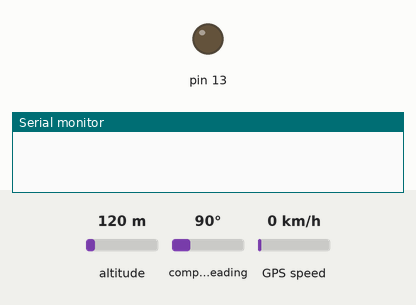
Simulated run of this sketch. Board: Arduino Mega 2560, built with avr-gcc and run on an emulated ATmega2560. Shown: output pins drawn as LEDs (lit = HIGH), the last lines printed to the serial monitor. The test bench sets the inputs (shaded band); at power-on: altitude 120 m, compass heading 90°, GPS speed 0 km/h. The GPS gets a fix after 3 s at 37.7749, -122.4194 with 8 satellites.

Above: at 2.5 s.
At 4.2 s:
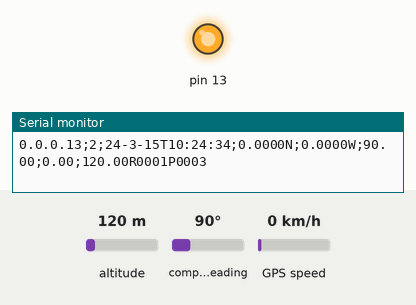
Timing chart, 0 to 6.2 s (numbered marks = the images above):
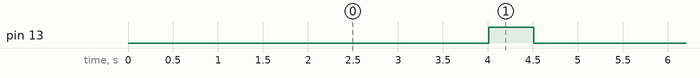

The sketch:

cargo_simulator.ino
```cpp
// Cargo Data Simulator
// Description: Send GPS position data and other relevant sensor ("dummy") data to simulate real cargo data in motion
// Author: Faizal Mansor
// Date: 2015-10-07

#include <Adafruit_GPS.h>

// You should make the following connections with the Due and GPS module:
// GPS power pin to Arduino Due 3.3V output.
// GPS ground pin to Arduino Due ground.
// For hardware serial 1 (recommended):
//   GPS TX to Arduino Due Serial1 RX pin 19
//   GPS RX to Arduino Due Serial1 TX pin 18
#define mySerial Serial1

Adafruit_GPS GPS(&mySerial);


// Set GPSECHO to 'false' to turn off echoing the GPS data to the Serial console
// Set to 'true' if you want to debug and listen to the raw GPS sentences.
#define GPSECHO  true

// this keeps track of whether we're using the interrupt
// off by default!
boolean usingInterrupt = false;
void useInterrupt(boolean); // Func prototype keeps Arduino 0023 happy

//***********************************************
// convert NMEA GPS Format to Std decimal Format
//***********************************************
int degLatInt, degLongInt;
float minLatFloat, minLongFloat, decLat, decLong; //googleMapsLat, googleMapsLong;
char* lat_str = new char[10];
char* long_str = new char[10];
char degLatString[5], degLongString[5];

char *dtostrf (double val, signed char width, unsigned char prec, char *sout) {
  char fmt[20];
  sprintf(fmt, "%%%d.%df", width, prec);
  sprintf(sout, fmt, val);
  return sout;
}

void setup() {
  pinMode(13, OUTPUT);
  // connect at 115200 so we can read the GPS fast enough and echo without dropping chars
  // also spit it out
  Serial.begin(19200);

  // 9600 NMEA is the default baud rate for Adafruit MTK GPS's- some use 4800
  GPS.begin(9600);
  mySerial.begin(9600);

  // uncomment this line to turn on RMC (recommended minimum) and GGA (fix data) including altitude
  GPS.sendCommand(PMTK_SET_NMEA_OUTPUT_RMCGGA);
  // uncomment this line to turn on only the "minimum recommended" data
  //GPS.sendCommand(PMTK_SET_NMEA_OUTPUT_RMCONLY);
  // For parsing data, we don't suggest using anything but either RMC only or RMC+GGA since
  // the parser doesn't care about other sentences at this time

  // Set the update rate
  GPS.sendCommand(PMTK_SET_NMEA_UPDATE_1HZ);   // 1 Hz update rate
  // For the parsing code to work nicely and have time to sort thru the data, and
  // print it out we don't suggest using anything higher than 1 Hz

  // Request updates on antenna status, comment out to keep quiet
  GPS.sendCommand(PGCMD_ANTENNA);

  // the nice thing about this code is you can have a timer0 interrupt go off
  // every 1 millisecond, and read data from the GPS for you. that makes the
  // loop code a heck of a lot easier!

#ifdef __arm__
  usingInterrupt = false;  //NOTE - we don't want to use interrupts on the Due
#else
  useInterrupt(true);
#endif

  delay(1000);
  // Ask for firmware version
  // mySerial.println(PMTK_Q_RELEASE);
}

#ifdef __AVR__
// Interrupt is called once a millisecond, looks for any new GPS data, and stores it
SIGNAL(TIMER0_COMPA_vect) {
  char c = GPS.read();
  // if you want to debug, this is a good time to do it!
#ifdef UDR0
  if (GPSECHO)
    if (c) UDR0 = c;
    // writing direct to UDR0 is much much faster than Serial.print
    // but only one character can be written at a time.
#endif

}
void useInterrupt(boolean v) {
  if (v) {
    // Timer0 is already used for millis() - we'll just interrupt somewhere
    // in the middle and call the "Compare A" function above
    OCR0A = 0xAF;
    TIMSK0 |= _BV(OCIE0A);
    usingInterrupt = true;
  } else {
    // do not call the interrupt function COMPA anymore
    TIMSK0 &= ~_BV(OCIE0A);
    usingInterrupt = false;
  }
}
#endif //#ifdef__AVR__

uint32_t timer = millis();
const String TRANSPORTER_ID = "R0001";
const String TRIP_ID = "P0003";

void loop() {
  // in case you are not using the interrupt above, you'll
  // need to 'hand query' the GPS, not suggested :(
  if (! usingInterrupt) {
    // read data from the GPS in the 'main loop'
    char c = GPS.read();
    // if you want to debug, this is a good time to do it!
    //if (GPSECHO)
      //if (c) Serial.print(c);
  }

  // if a sentence is received, we can check the checksum, parse it...
  if (GPS.newNMEAreceived()) {
    // a tricky thing here is if we print the NMEA sentence, or data
    // we end up not listening and catching other sentences!
    // so be very wary if using OUTPUT_ALLDATA and trytng to print out data
    //Serial.println(GPS.lastNMEA());   // this also sets the newNMEAreceived() flag to false

    if (!GPS.parse(GPS.lastNMEA()))   // this also sets the newNMEAreceived() flag to false
      return;  // we can fail to parse a sentence in which case we should just wait for another
  }

  // if millis() or timer wraps around, we'll just reset it
  if (timer > millis())  timer = millis();

  // approximately every 2 seconds or so, print out the current stats
  if (millis() - timer > 4000) {
    timer = millis(); // reset the timer

    // Data to be formatted and send on the serial bus
    //
    // uid = 0.0.0.10
    // record_type = 2 (cargo)
    // GPS.year + GPS.month + GPS.day + GPS.hour + GPS.minute + GPS.seconds (timestamp)
    // GPS.latitude + GPS.lat
    // GPS.longitude + GPS.lon
    // GPS.angle
    // GPS.speed
    // GPS.altitude
    // transporter_id
    // trip_id
    // weight
    // temperature
    // pressure
    // moisture

    // Convert NMEA Latitude to String
    dtostrf(GPS.latitude, 7, 4, lat_str); //convert GPS.latitude from float to String. 7 - means 8 characters long ; 4 - means 4 decimal point

    // Get Degree substring from latitude String
    strncpy(degLatString, lat_str, 1); // Get Degree from Full Latitude String. Example 311.7799 - Get 3

    // Get Minutes substring from latitude String
    char* minLatString = lat_str + 1; // Move pointer up 1 position. Example 311.7799 will move to 11.7799

    // Convert Deg String to int
    degLatInt = atoi(degLatString);

    // Convert Min String to float
    minLatFloat = atof(minLatString);

    //Convert NMEA latitude to Google Maps latitude
    decLat = degLatInt + (minLatFloat / 60);
    // Serial.print("Google Map Latitude: ");
    // Serial.println(googleMapsLat, 4);

    // Convert NMEA Longitude to String
    dtostrf(GPS.longitude, 8, 4, long_str); //convert GPS.latitude from float to String. 8 - means 9 characters long ; 4 - means 4 decimal point

    // Get Degree substring from latitude String
    strncpy(degLongString, long_str, 3); // Get Degree from Full Latitude String. Example 10141.91699 - Get 141

    // Get Minutes substring from latitude String
    char* minLongString = long_str + 3; // Move pointer up 3 position. Example 10141.9169 will move to 41.7799

    // Convert Deg String to int
    degLongInt = atoi(degLongString);

    // COnvert Min String to float
    minLongFloat = atof(minLongString);

    //Convert NMEA latitude to Google Maps latitude
    decLong = degLongInt + (minLongFloat / 60);
    // Serial.print("Google Map Longitude: ");
    // Serial.println(googleMapsLong, 4);


    String uid = "0.0.0.13";
    String rty = ";2";
    String tsp = ';' + String(GPS.year) + '-' + String(GPS.month) + '-' + GPS.day + 'T' + GPS.hour + ':' + GPS.minute + ':' + GPS.seconds;
    String lat = ';' + String(decLat, 4) + String(GPS.lat);
    String lng = ';' + String(decLong, 4) + String(GPS.lon);
    String crs = ';' + String(GPS.angle);
    String spd = ';' + String(GPS.speed);
    String alt = ';' + String(GPS.altitude);

    // write the payload data to the serial line for transmission
    Serial.println(uid + rty + tsp + lat + lng + crs + spd + alt + TRANSPORTER_ID + TRIP_ID);

    digitalWrite(13, HIGH);
    delay(500);
    digitalWrite(13, LOW);
    delay(500);
  }

}
```

Measured:
- by itself, pin 13: alternates HIGH for 0.50 s and LOW for 3.5 s
